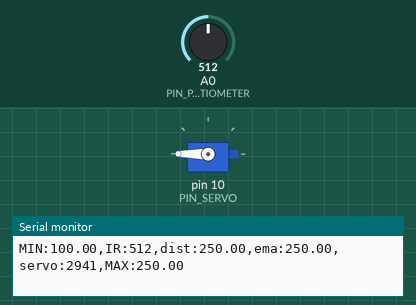
A sketch run on a simulated Arduino Uno, built with avr-gcc and run on an emulated ATmega328P. On the bench: servo, the last lines printed to the serial monitor. Inputs (shaded band) come from the test bench; at power-on: A0 (PIN_POTENTIOMETER) = 512.

Above: at 1.2 s.
1.3 s: A0 (PIN_POTENTIOMETER) set to 502
2.8 s: A0 (PIN_POTENTIOMETER) set to 477
At 3.8 s:
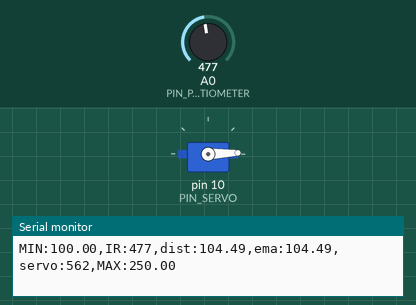
4.3 s: A0 (PIN_POTENTIOMETER) set to 306
At 4.9 s:
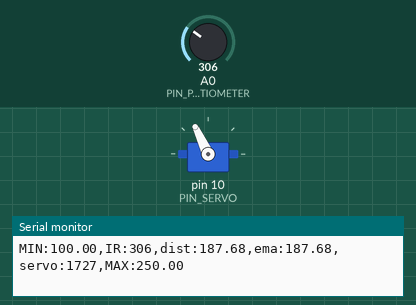
Timing chart, 0 to 7.3 s (numbered marks = the images above; inputs shaded):
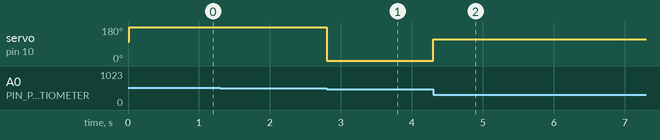

Measured:
- the behaviour switches between 493 and 492 on A0 (PIN_POTENTIOMETER) (found by bisection; images 0 and 1)
- after the input at 2.8 s, servo on pin 10 (PIN_SERVO): 180° → 2° at once
- after the input at 4.3 s, servo on pin 10 (PIN_SERVO): 2° → 115° at once

The sketch:

17_example_1.ino
```cpp
#include <Servo.h>

// Arduino pin assignment
#define PIN_POTENTIOMETER 0 // A0번 핀 정의
#define PIN_LED 9           // 핀 9번 LED 정의
#define PIN_SERVO 10

#define _DUTY_MIN 500  // servo full clock-wise position (0 degree)
#define _DUTY_NEU 1600 // servo neutral position (90 degree)
#define _DUTY_MAX 2700 // servo full counter-clockwise position (180 degree)

#define _DIST_MIN 100.0   // 최소거리 정의
#define _DIST_MAX 250.0   // 최대거리 정의
#define _EMA_ALPHA 0.5    // EMA 필터 알파값 정의

#define LOOP_INTERVAL 20  // Loop Interval (unit: msec)
float dist_prev = _DIST_MAX;
float dist_ema;


Servo myservo;
unsigned long last_loop_time;   // unit: msec

void setup()
{
  myservo.attach(PIN_SERVO);
  myservo.writeMicroseconds((_DUTY_MAX + _DUTY_MIN)/2);

  Serial.begin(57600);
}

void loop()
{
  unsigned long time_curr = millis();
  int a_value, duty;

  if (time_curr < (last_loop_time + LOOP_INTERVAL))
    return;
  last_loop_time += LOOP_INTERVAL;

  a_value = analogRead(PIN_POTENTIOMETER);

  // Read IR Sensor value !!!
  // Convert IR sensor value into distance !!!
  float dist = (6762.0/(a_value-9)-4.0)*10.0;

  // we need distance range filter here !!!
  if ( dist < _DIST_MIN) {
    dist = _DIST_MIN - 10.0;
    dist = dist_prev;
    digitalWrite(PIN_LED, 1);
  } else if( dist > _DIST_MAX){
    // 최고값 정의
    dist = _DIST_MAX + 10.0;
    dist = dist_prev;
    digitalWrite(PIN_LED, 0);
  } else{
    dist_prev = dist;
    digitalWrite(PIN_LED, 0);
  }

  // we need EMA filter here !!!
  dist_ema = _EMA_ALPHA * dist + (1 - _EMA_ALPHA) * dist_ema;

  if(dist_ema <= _DIST_MIN){
    digitalWrite(PIN_LED, 1);
    myservo.writeMicroseconds(_DUTY_MIN);
  } else if(dist_ema >= _DIST_MAX){
    digitalWrite(PIN_LED, 1);
    myservo.writeMicroseconds(_DUTY_MAX); // LED OFF
  } else {
    digitalWrite(PIN_LED, 0);
    duty = (_DUTY_MAX - _DUTY_MIN)/150 * (dist - 100) + _DUTY_MIN;
    myservo.writeMicroseconds(duty);
  }


  // print IR sensor value, distnace, duty !!!
  Serial.print("MIN:"); Serial.print(_DIST_MIN);
  Serial.print(",IR:"); Serial.print(a_value);
  Serial.print(",dist:"); Serial.print(dist);
  Serial.print(",ema:"); Serial.print(dist_ema);
  Serial.print(",servo:"); Serial.print(duty);
  Serial.print(",MAX:"); Serial.print(_DIST_MAX);
  Serial.println("");

}
```
